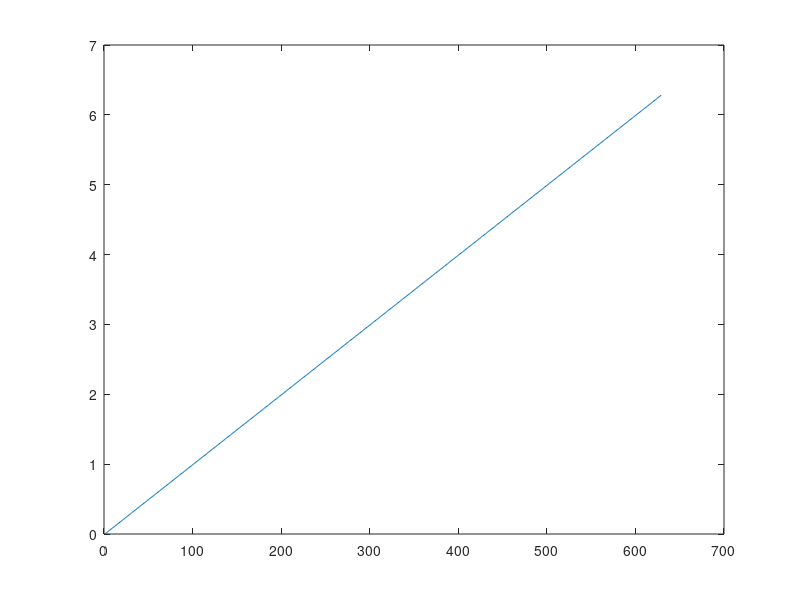

The MATLAB source for this figure: (Note: this script raises an error after producing the figure.)
function [] = angle_test()
t = 0:0.01:2*pi;
a = cos(t);
b = cos(t+2*pi/3);
c = cos(t-2*pi/3);

ksin = (a-b-c)./2;
kcos = (b-c)./(2*sin(pi/3));
kang = mod(atan2(ksin,kcos)-pi/2,2*pi);

plot(kang);
kkang = zeros(1,length(t));
time = zeros(1,length(t));
%temp  = c-a;
%temp1 = b-a;

%temp = a-b;
%temp1 = c-b;

%temp = a-c;
%temp1 = b-c;
for i=1:length(t)
   if temp(i)>0 && temp1(i)>0
       time(i) = 1;
   end
   % for GND A
   %kkang(i) = -atan2((-(temp(i)+temp1(i))/(cos(pi/6))),(temp(i)-temp1(i))/(sin(pi/6)))+pi/2;

   % for GND B
   kkang(i) = -atan2((temp(i)-sin(pi/6)*temp1(i))/(cos(pi/6)),temp1(i))+pi/2;

   % for GND C
   % kkang(i) = -atan2((temp(i)-sin(pi/6)*temp1(i))/(sqrt(3)*cos(pi/6)),temp1(i)/-sqrt(3))+pi/2;

end

figure
plot(kkang)
hold on 
plot(time)
plot(temp)
plot(temp1)
%xlim([258 368])




